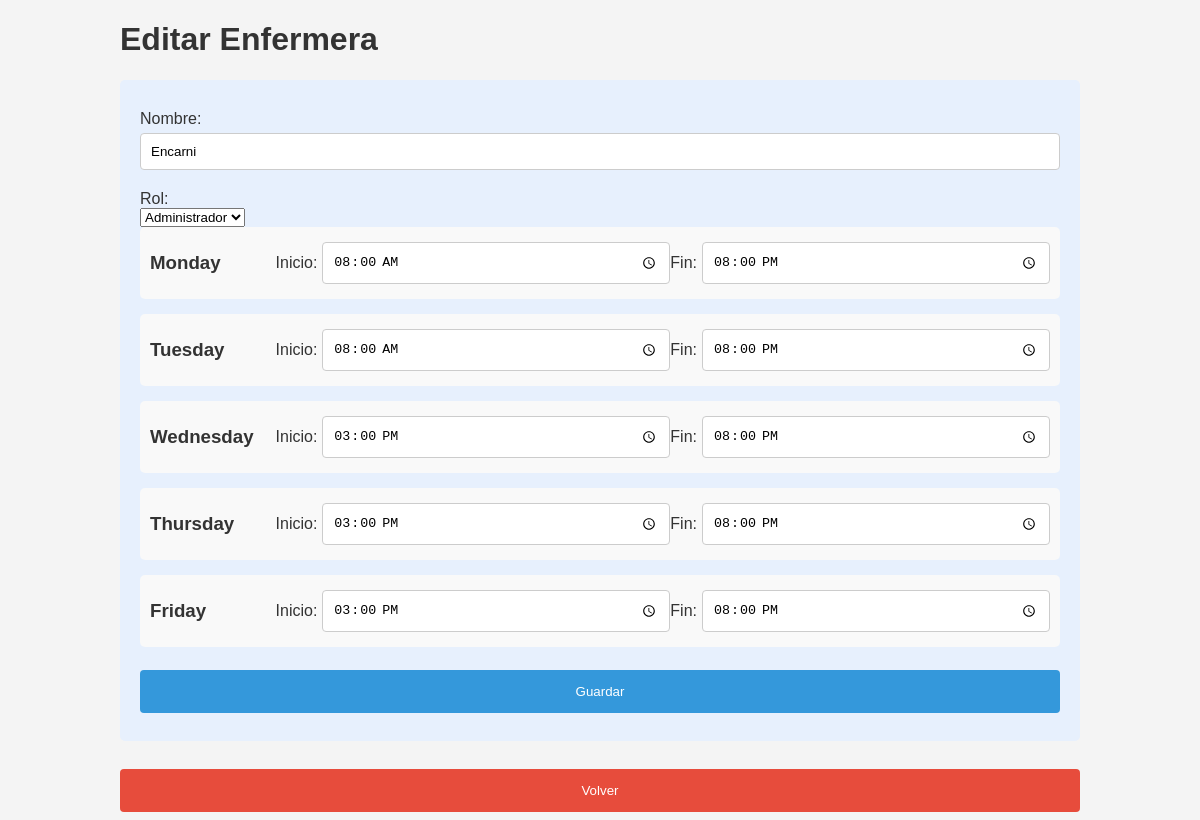
Screenshot of /edit_nurse_form/3 with the database file from the repository.
### models.py (models this page shows)
class Nurse(db.Model):
    id = db.Column(db.Integer, primary_key=True)
    name = db.Column(db.String(50), nullable=False)
    role = db.Column(db.String(50), nullable=False)  # Nuevo campo para roles
    availabilities = db.relationship('Availability', backref='nurse', cascade='all, delete-orphan', lazy=True)

class Availability(db.Model):
    id = db.Column(db.Integer, primary_key=True)
    nurse_id = db.Column(db.Integer, db.ForeignKey('nurse.id'), nullable=False)
    day = db.Column(db.String(50), nullable=False)
    start_time = db.Column(db.String(5), nullable=False)
    end_time = db.Column(db.String(5), nullable=False)

### app.py (the view)
@app.route('/edit_nurse_form/<int:nurse_id>')
def edit_nurse_form(nurse_id):
    nurse = Nurse.query.get(nurse_id)
    return render_template('edit_nurse_form.html', nurse=nurse)

### templates/edit_nurse_form.html (shortened to what this page needs)
<!DOCTYPE html>
<html lang="en">
<head>
    <link rel="stylesheet" href="{{ url_for('static', filename='styles.css') }}">
</head>
<body>
    <div class="container">
        <h1>Editar Enfermera</h1>
        <form action="/edit_nurse/{{ nurse.id }}" method="post">
            <label for="name">Nombre:</label>
            <input type="text" id="name" name="name" value="{{ nurse.name }}" required>
            <label for="role">Rol:</label>
            <select id="role" name="role" required>
                <option value="Administrador" {% if nurse.role == 'Administrador' %}selected{% endif %}>Administrador</option>
            </select>
            {% for day in ['Monday', 'Tuesday', 'Wednesday', 'Thursday', 'Friday'] %}
                <div class="day-group">
                    <h3>{{ day }}</h3>
                    <label for="{{ day.lower() }}_start">Inicio:</label>
                    <input type="time" id="{{ day.lower() }}_start" name="{{ day.lower() }}_start" value="{% for availability in nurse.availabilities if availability.day == day %}{{ availability.start_time }}{% endfor %}">
                    <label for="{{ day.lower() }}_end">Fin:</label>
                    <input type="time" id="{{ day.lower() }}_end" name="{{ day.lower() }}_end" value="{% for availability in nurse.availabilities if availability.day == day %}{{ availability.end_time }}{% endfor %}">
                </div>
            {% endfor %}
            <button type="submit">Guardar</button>
        </form>
        <button class="cancel" onclick="window.location.href='/'">Volver</button>
    </div>
</body>
</html>

### static/styles.css (style rules this page uses)
body { font-family: Arial, sans-serif; background-color: #f4f4f4; margin: 0; padding: 0; }
.container { width: 80%; margin: auto; overflow: hidden; }
h1, h2, h3 { color: #333; }
form { background: #e7f0fd; padding: 20px; margin-bottom: 20px; border-radius: 5px; }
label { display: block; margin-top: 10px; color: #333; }
input[type="text"], input[type="time"] { width: 100%; padding: 10px; margin: 5px 0 10px 0; display: inline-block; border: 1px solid #ccc; border-radius: 4px; box-sizing: border-box; }
button { width: 100%; background-color: #3498db; color: white; padding: 14px 20px; margin: 8px 0; border: none; border-radius: 4px; cursor: pointer; }
button.cancel { background-color: #e74c3c; }

### templates/edit_nurse_form.html (style rules this page uses)
.day-group { background: #f9f9f9; padding: 10px; border-radius: 5px; margin-bottom: 15px; display: flex; align-items: center; justify-content: space-between; }
.day-group h3 { margin: 0; padding-right: 10px; flex: 1; }
.day-group label { margin-top: 0; margin-right: 5px; color: #333; }
.day-group input[type="time"] { width: calc(40% - 12px); margin: 5px 0 5px 0; padding: 10px; display: inline-block; border: 1px solid #ccc; border-radius: 4px; box-sizing: border-box; }

### rows the page displays
Nurse: name "Encarni", role "Administrador"
Availability: start_time "08:00", end_time "20:00"
Availability: start_time "08:00", end_time "20:00"
Availability: start_time "15:00", end_time "20:00"
Availability: start_time "15:00", end_time "20:00"
Availability: start_time "15:00", end_time "20:00"

### other values shown
{{ day }} "Monday" "Tuesday" "Wednesday" "Thursday" "Friday"
